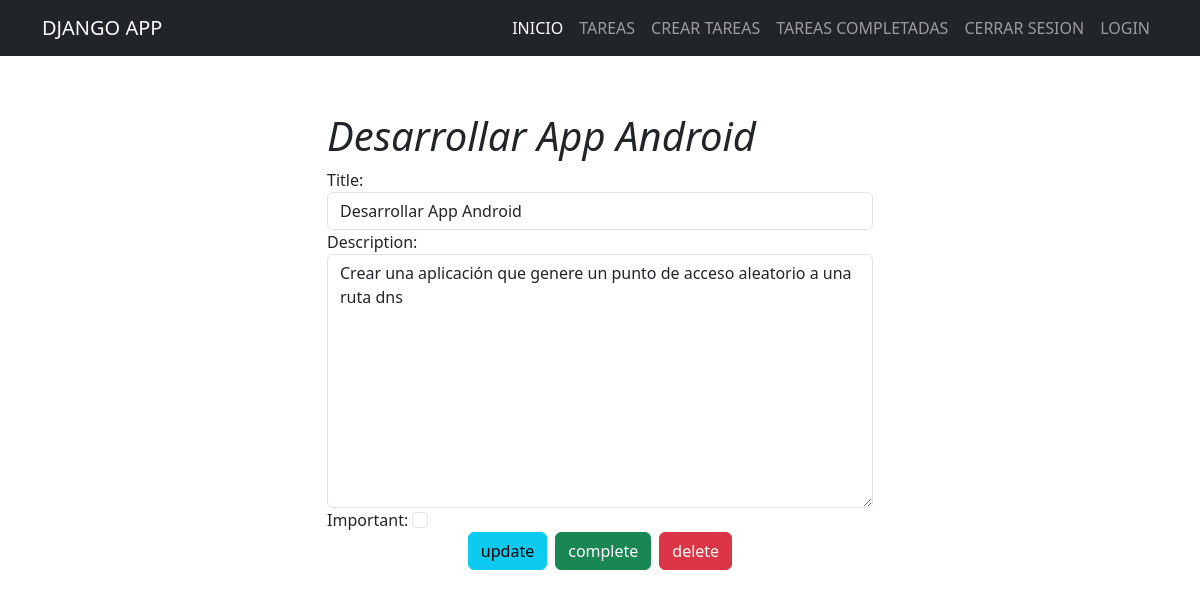
/tasks/8/ (signed in), run on the app's committed database.
### tasks/models.py (models this page shows, shortened)
class Task(models.Model):
    title = models.CharField(max_length=100)
    description = models.TextField(blank=True)
    created = models.DateTimeField(auto_now_add=True)
    datecomplete = models.DateTimeField(null=True, blank=True)
    important = models.BooleanField(default=False)
    user = models.ForeignKey(User, on_delete=models.CASCADE)

### tasks/views.py (the view, shortened to what this page needs)
# urls.py: path('tasks/<int:task_id>/', views.task_detail, name='task_detail'),
@login_required
def task_detail(request, task_id):
    if request.method == 'GET':
        task = get_object_or_404(Task, pk=task_id, user=request.user)
        form = TaskForm(instance=task)
        return render(request, 'task_detail.html', {'task': task, 'form': form})

### tasks/forms.py
class TaskForm(forms.ModelForm):
    class Meta:
        model = Task
        fields = ['title','description', 'important']
        widgets = {
            'title': forms.TextInput(attrs={'class': 'form-control','placeholder': 'Ingrese Titulo'}),
            'description': forms.Textarea(attrs={'class': 'form-control', 'placeholder': 'Ingrese Descripcion'}),
            'important': forms.CheckboxInput(attrs={'class': 'form-check-input text-center'}),
        }

### tasks/templates/task_detail.html (shortened to what this page needs)
{% extends "base.html" %}
{% block content %}
<main class="container py-5">
    <div class="row">
        <div class="col-md-6 offset-md-3">
        <h1 class="text-center display-3">
            <h1><em>{{task.title}}</em></h1>
                <form method="POST">
                    {{form}}
                <div class="text-center d-flex justify-content-center gap-2">
                    <button class="btn btn-info">
                        update
                    </button>
                </form>
                <form action="{% url 'complete_task' task.id %}" method="POST">
                    <button class="btn btn-success">
                        complete
                    </button>
                </form>
                <form action="{% url 'delete_task' task.id %}" method="POST">
                    <button class="btn btn-danger">
                        delete
                    </button>
                </form>
                </div>
        </div>
</main>
{% endblock content %}

### data on the page
Task: title "Desarrollar App Android", description "Crear una aplicación que genere un punto de acceso aleatorio a una ruta dns"
